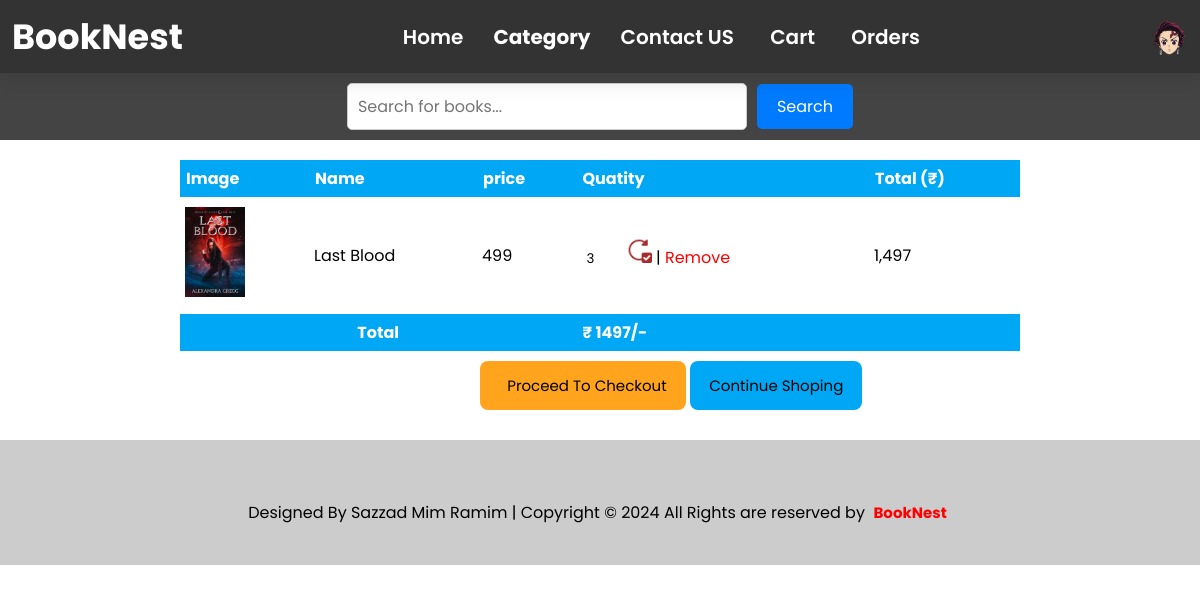
Screenshot of /cart.php (signed in) with the database file from the repository.
### tables this page shows
CREATE TABLE `cart` (
  `id` int(100) NOT NULL,
  `book_id` int(20) NOT NULL,
  `user_id` int(100) NOT NULL,
  `name` varchar(50) NOT NULL,
  `price` int(20) NOT NULL,
  `image` varchar(25) NOT NULL,
  `quantity` int(25) NOT NULL,
  `total` double(10,2) NOT NULL,
  `date` datetime NOT NULL DEFAULT current_timestamp()
);

### cart.php (the view, shortened to what this page needs)
<?php
include 'config.php';
$user_id = $_SESSION['user_id'];
?>
<!DOCTYPE html>
<html lang="en">
<head>
    <link rel="stylesheet" href="css/hello.css">
</head>
<body>
    <?php
    include 'index_header.php';
    ?>
    <div class="cart_form">
        <table style="width: 70%; align-items:center; margin:10px auto;" >
            <thead>
                <th>Image</th>
                <th>Name</th>
                <th>price</th>
                <th>Quatity</th>
                <th>Total (₹)</th>
            </thead>
            <tbody>
                <?php
                $total = 0;
                $select_book = $conn->query("SELECT id, name,price, image ,quantity,total  FROM cart Where user_id= $user_id");
                if ($select_book->num_rows  > 0) {
                    while ($row = $select_book->fetch_assoc()) {
                ?>
                        <tr>
                            <td><img style="height: 90px;" src="./added_books/<?php echo $row['image']; ?>" alt=""></td>
                            <td><?php echo $row['name']; ?></td>
                            <td><?php echo $row['price']; ?></td>
                            <td>
                                <form action="" method="POST">
                                    <input type="number" name="update_quantity" min="1" max="10" value="<?php echo $row['quantity']; ?>">
                                <button style="background:transparent ;" name="update"><img style="height: 26px; cursor:pointer;" src="./images/update1.png" alt="update"></button> |
                                <a style="color: red;" href="cart.php?remove=<?php echo $row['id'];?>"> Remove</a>
                                </form>
                        </td>
                            <td><?php $sub_total=$row['price']*$row['quantity']; echo $subtotal=number_format($row['price']*$row['quantity']); ?></td>
                            </tr>
                <?php
                $total += $sub_total;
                    }
                } else {
                    echo '<p class="empty">There is nothing in cart yet !!!!!!!!</p>';
                }
                ?>
                <tr>
                    <th style="text-align:center;" colspan="3">Total</th>
                    <th colspan="2">₹ <?php echo $total; ?>/- </th>
                </tr>
            </tbody>
        </table>
        <a href="checkout.php" class="btn cart-btn1" style="display:<?php if($total>1){ echo 'inline-block'; }else{ echo 'none'; };?>" > &nbsp; Proceed to Checkout</a> <a class="cart-btn2" href="index.php">Continue Shoping</a>
    </div>
    <?php include'index_footer.php'; ?>
</body>
</html>

### css/hello.css (style rules this page uses)
* { text-decoration: none; margin: 0; padding: 0; font-family: "Poppins", sans-serif; box-sizing: border-box; outline: none; border:none; }
.cart_form { margin: 20px auto; }
.cart_form table { border-collapse: collapse; width: 100%; }
.cart_form table tr th { text-align: left; padding: 6px; color: #fff; background: rgb(0, 167, 245); }
.cart_form table tr td { padding: 10px 5px; }
.cart_form table tr td input { width: 40px; height: 30px; padding: 5px; }

### cart.php (style rules this page uses)
.cart-btn1,.cart-btn2 { display: inline-block; margin: auto; padding:0.8rem 1.2rem; cursor: pointer; color:white; font-size: 15px; border-radius: .5rem; text-transform: capitalize; }
.cart-btn1 { margin-left: 40%; background-color: #ffa41c; color: black; }
.cart-btn2 { background-color: rgb(0, 167, 245); color: black; }

### index_footer.php (style rules this page uses)
* { text-decoration: none; list-style: none; color: black; }

### rows the page displays
cart: image (picture), name "Last Blood", price "499", update_quantity "3", $subtotal=number_format($row['price']*$row['quantity']) "1,497"

### other values shown
$total "1497"
